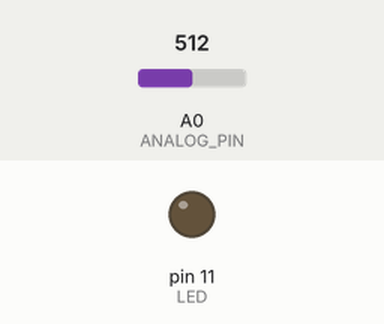
Simulated run of this sketch. Board: Arduino Uno, built with avr-gcc and run on an emulated ATmega328P. Shown: output pins drawn as LEDs (lit = HIGH). Inputs (shaded band) come from the test bench; at power-on: A0 (ANALOG_PIN) = 512. What the sketch prints to the serial monitor is not drawn.

Above: at 0.05 s.
Timing chart, 0 to 3.0 s (numbered marks = the images above):
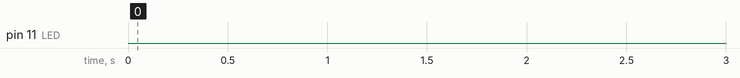

Measured:
- by itself, pin 11 (LED): LOW → HIGH at 114 s, → LOW 0.10 s later, → HIGH 0.10 s later, → LOW 0.10 s later, … (157 changes in this stretch)

The sketch:

sensore_1.ino
```cpp
#define ANALOG_PIN 0
#define LED 11
char printBuffer[128];
short input_adc;
short count = 1;

void setup() {
  // put your setup code here, to run once:
  Serial.begin(9600);
  pinMode(LED, OUTPUT);
}

void loop() {
  // put your main code here, to run repeatedly:
  while(count <= 10000){
    input_adc = analogRead(ANALOG_PIN);
    sprintf(printBuffer,"level: %d\n", input_adc);
    Serial.print(printBuffer);
    count++;
  }
  digitalWrite(LED, !digitalRead(LED));
  delay(100);
}
```
